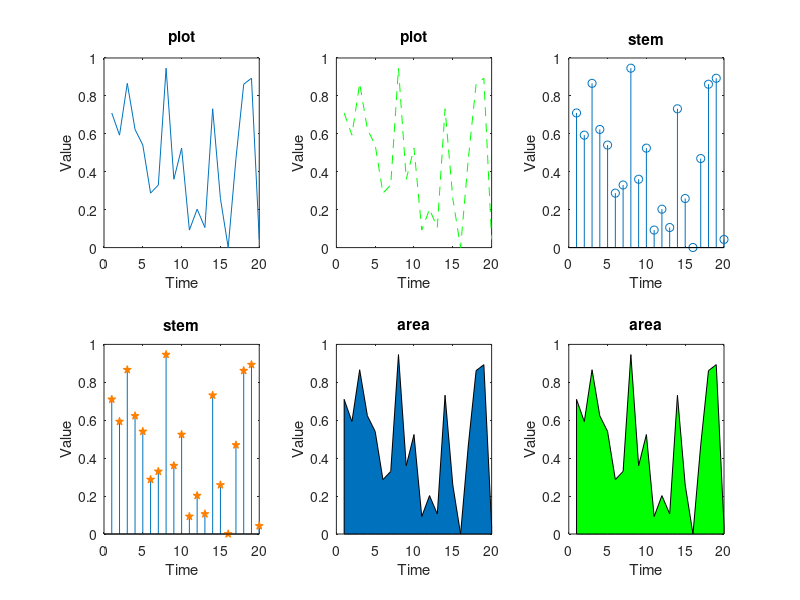
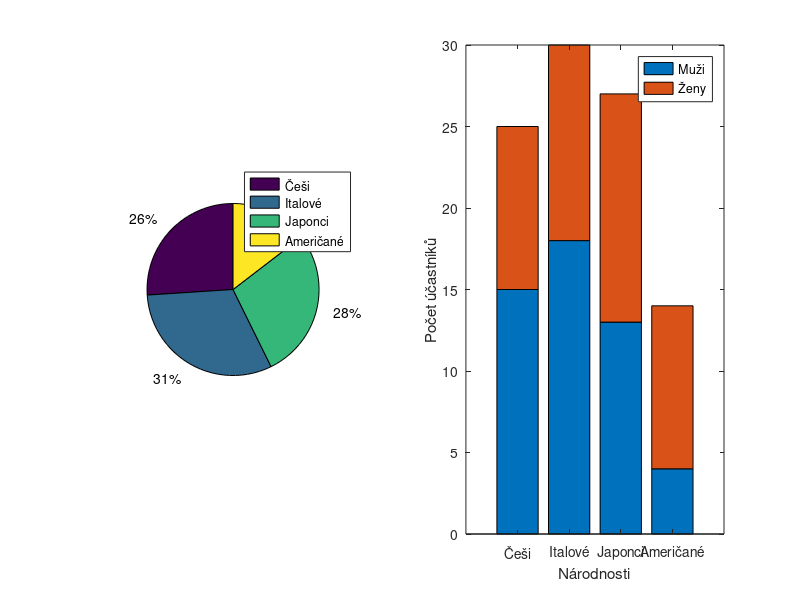
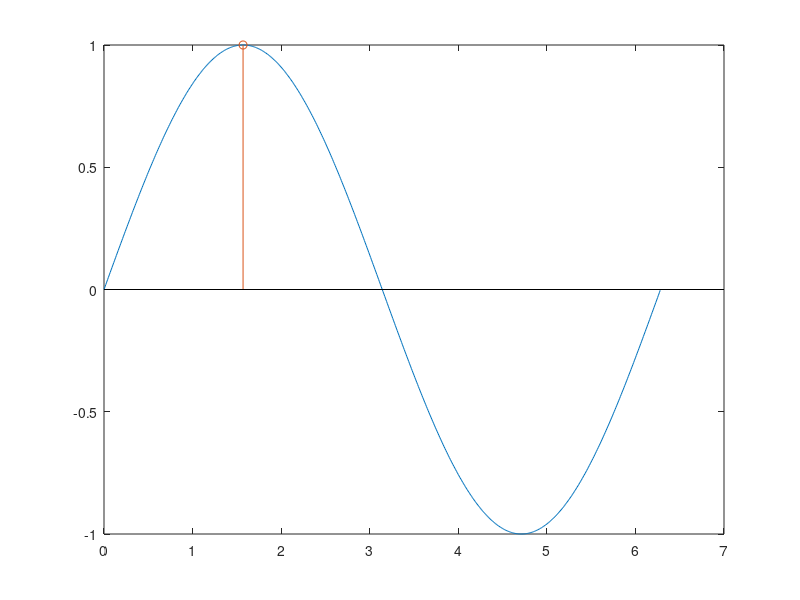
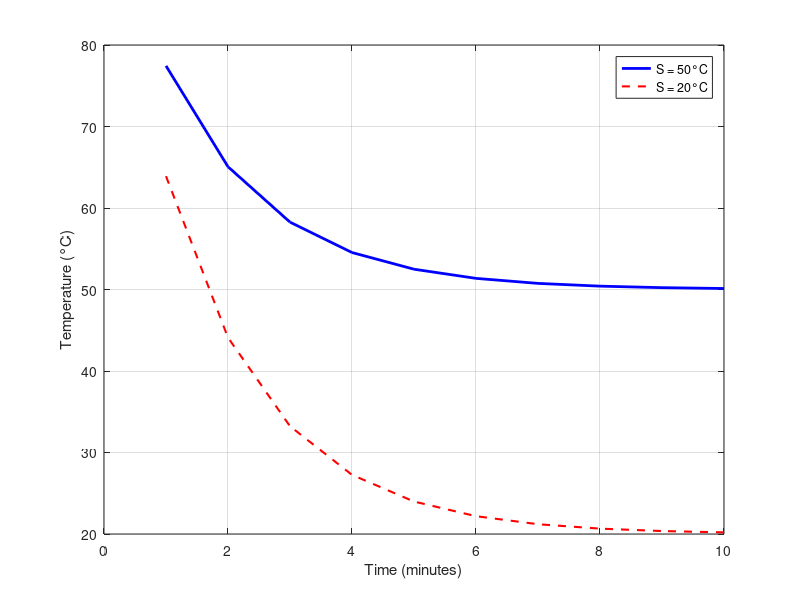

Source code (MATLAB) for these figures, in order:
%% PTV - EXERCISE 5 - DATA VISUALIZATION (PTV - CVIČENÍ 5 - VIZUALIZACE DAT)

%% 1. ZÁKLADNÍ PRÁCE S GRAFY
% Generate a vector of 20 random numbers
randomVector  = rand(1, 20);
%{
figure;
plot(randomVector);
xlabel('Time');
ylabel('Value');
title('plot');

% c) spojitý graf (plot) vykreslete také čárkovanou čárou zelené barvy
figure;
plot(randomVector, '--g');
xlabel('Time');
ylabel('Value');
title('plot');

% Using stem function with default settings
figure;
stem(randomVector);
xlabel('Time');
ylabel('Value');
title('stem');

% distkrétní graf (stem) vykreslete tak, aby značky byly ve tvaru hvězdy oranžové barvy
figure;
stem(randomVector, 'p', 'MarkerFaceColor', [1, 0.5, 0], 'MarkerEdgeColor', [1, 0.5, 0]);
xlabel('Time');
ylabel('Value');
title('stem');

% Using area function with default settings
figure;
area(randomVector);
xlabel('Time');
ylabel('Value');
title('area');

% graf plochy (area) vykreslete zelenou barvou
figure;
area(randomVector, 'FaceColor', 'g');
xlabel('Time');
ylabel('Value');
title('area'); 
%} 

%% 2. VYKRESLENÍ VÍCE GRAFŮ DO JEDNOHO OKNA 
% Grafy (celkem 6) z úkolu 1 vykreslete do jednoho okna (Figure), využijte funkci subplot. 
% Nezapomeňte na popisky os. Navíc přidejte do titulku každého grafu název použité 
% funkce
figure;

subplot(2, 3, 1);
plot(randomVector);
xlabel('Time');
ylabel('Value');
title('plot');

subplot(2, 3, 2);
plot(randomVector, '--g');
xlabel('Time');
ylabel('Value');
title('plot');

subplot(2, 3, 3);
stem(randomVector);
xlabel('Time');
ylabel('Value');
title('stem');

subplot(2, 3, 4);
stem(randomVector, 'p', 'MarkerFaceColor', [1, 0.5, 0], 'MarkerEdgeColor', [1, 0.5, 0]);
xlabel('Time');
ylabel('Value');
title('stem');

subplot(2, 3, 5);
area(randomVector);
xlabel('Time');
ylabel('Value');
title('area');

subplot(2, 3, 6);
area(randomVector, 'FaceColor', 'g');
xlabel('Time');
ylabel('Value');
title('area');

%% 3. 
% V grafu znázorněte zastoupnení účastníků mezinárodní konference.
% Na konferenci se dostavilo: 25 čechů (15 mužů a 10 žen), 30 italů (18 mužů a 12 žen), 
% 27 japonců (13 mužů a 14 žen), 14 američanů (10 žen a 4 muži)
% a) V koláčovém grafu znázorněte zastoupení národností. Popište jednotlivá pole.
% b) Ve sloupcovém grafu znázornětě zastoupení národností a v rámci nich počet mužů a žen.
% Na osu x vložte popisky národností, do legendy vložte popisek toho, které barvy odpovídá 
% mužům a ženám.
% c) Oba grafy vykreslete do jednoho Figure.
narodnosti = {'Češi', 'Italové', 'Japonci', 'Američané'};
pocet_lidi = [25, 30, 27, 14];
muzi = [15, 18, 13, 4];
zeny = [10, 12, 14, 10];

figure;

subplot(1, 2, 1);
pie(pocet_lidi);
legend(narodnosti, 'Location', 'Best');

subplot(1, 2, 2);
barData = [muzi; zeny]';
bar(barData, 'stacked');
set(gca, 'XTickLabel', narodnosti);
legend('Muži', 'Ženy', 'Location', 'Best');
xlabel('Národnosti');
ylabel('Počet účastníků');

% c) Oba grafy jsou vykresleny do jednoho Figure

%% 4. ANOTACE DAT
% a) Vykreslete funkci sin v intervalu 0 až 2*pi.
% b) Za pomoci funkce stem označete pozici jejího maxima (zjsitíte funkcí max)
% c) Maximum označte za pomoci funkce annotation. Označte ho slovním popisem a šipkou ukazující 
% na daný bod.

x=0:0.01:2*pi;
y=sin(x);
figure
plot(x,y)
[aa bb]=max(y);
hold on
stem(x(bb),aa)
%{ 
Harder version if you want to code everything yourself

% a) Vykreslení funkce sin v intervalu od 0 do 2*pi
x = linspace(0, 2*pi, 1000); % Generování hodnot x v intervalu [0, 2*pi]
y = sin(x); % Vypočet hodnot y jako sin(x)

figure; % Otevření nového Figure
plot(x, y); % Vykreslení grafu sin(x)
hold on; % Umožnění přidání dalších prvků do grafu

% b) Nalezení a označení maxima funkce sin
[max_value, max_index] = max(y); % Nalezení maximální hodnoty a jejího indexu
max_x = x(max_index); % Nalezení hodnoty x odpovídající maximu

stem(max_x, max_value, 'r', 'filled'); % Označení maxima červeným bodem
text(max_x, max_value, sprintf(' Max = %.2f', max_value), 'VerticalAlignment', 'bottom', 'HorizontalAlignment', 'right'); % Anotace maxima

% Nastavení grafu
xlabel('x'); % Popisek osy x
ylabel('sin(x)'); % Popisek osy y
title('Graf funkce sin(x) a její maximum'); % Titulek grafu
grid on; % Zobrazení mřížky
%}


%% 5. TVORBA GRAFU - FYZIKÁLNÍ ÚLOHA
% Vytvořte program, který bude za pomoci for cyklu vykreslovat různě velké čtverce. V každém forc cyklu přidejte 
% hodnotu 0.1 ke všem elementů tak, aby se vždy o tuto hodnotu zvětšil čtverec (počáteční velikost strany je 1)
% a stejně se o tuto hodnotu změnila pozice počátku vykreslení čtverce (počáteční pozice je [1,1]).
% Při spuštění programu se čtverce nebudou vykreslovat najednou, ale postupně, s 0.5 sec pauzou. Nezapomeňte správně 
% nastavit osy grafu.
t = 1:1:10;
T = 100;
k = 0.6;
S1 = 50;
S2 = 20;
Tt1 = S1 + (T - S1) * exp(-k * t);
Tt2 = S2 + (T - S2) * exp(-k * t);
figure;
plot(t, Tt1, 'LineWidth', 2, 'Color', 'b', 'LineStyle', '-');
hold on;
plot(t, Tt2, 'LineWidth', 1.5, 'Color', 'r', 'LineStyle', '--');
xlabel('Time (minutes)');
ylabel('Temperature (°C)');
legend('S = 50°C', 'S = 20°C');
grid on;


%% 6. "KRESBA"
% Vytvořte program, který bude za pomoci for cyklu vykreslovat různě velké čtverce. V každém forc cyklu přidejte 
% hodnotu 0.1 ke všem elementů tak, aby se vždy o tuto hodnotu zvětšil čtverec (počáteční velikost strany je 1)
% a stejně se o tuto hodnotu změnila pozice počátku vykreslení čtverce (počáteční pozice je [1,1]).
% Při spuštění programu se čtverce nebudou vykreslovat najednou, ale postupně, s 0.5 sec pauzou. Nezapomeňte správně 
% nastavit osy grafu.
% 
figure;
size = 1;
position = [1, 1, size, size];
axis([0 20 0 20]);
axis equal;
for i = 1:20
    rectangle('Position', position, 'EdgeColor', 'b');
    pause(0.5);
    size = size + 0.1;
    position = position + [0.1, 0.1, 0.1, 0.1];
end

